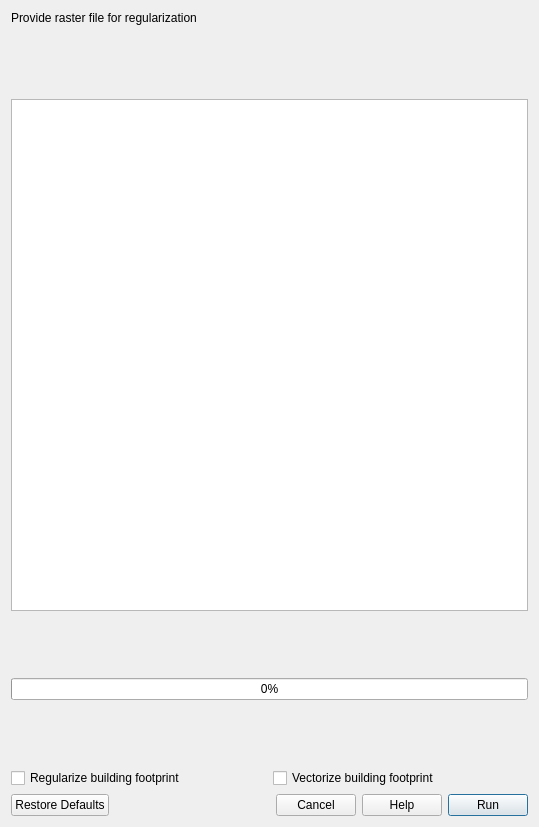
<?xml version="1.0" encoding="UTF-8"?>
<ui version="4.0">
 <class>RegularizationPlugin</class>
 <widget class="QDialog" name="RegularizationPlugin">
  <property name="geometry">
   <rect>
    <x>0</x>
    <y>0</y>
    <width>539</width>
    <height>827</height>
   </rect>
  </property>
  <property name="sizePolicy">
   <sizepolicy hsizetype="Fixed" vsizetype="Fixed">
    <horstretch>0</horstretch>
    <verstretch>0</verstretch>
   </sizepolicy>
  </property>
  <property name="baseSize">
   <size>
    <width>525</width>
    <height>700</height>
   </size>
  </property>
  <property name="windowTitle">
   <string>Regularize building footprints</string>
  </property>
  <layout class="QGridLayout" name="gridLayout_2">
   <item row="2" column="0">
    <layout class="QVBoxLayout" name="verticallayoutProgBar">
     <item>
      <spacer name="verticalSpacer">
       <property name="orientation">
        <enum>Qt::Vertical</enum>
       </property>
       <property name="sizeHint" stdset="0">
        <size>
         <width>20</width>
         <height>40</height>
        </size>
       </property>
      </spacer>
     </item>
     <item>
      <widget class="QProgressBar" name="ProgressBar">
       <property name="value">
        <number>0</number>
       </property>
      </widget>
     </item>
    </layout>
   </item>
   <item row="4" column="0">
    <layout class="QVBoxLayout" name="verticallayoutBottom">
     <item>
      <layout class="QHBoxLayout" name="horizontalLayoutBottom">
       <item>
        <widget class="QDialogButtonBox" name="buttonBox">
         <property name="sizePolicy">
          <sizepolicy hsizetype="Expanding" vsizetype="Fixed">
           <horstretch>0</horstretch>
           <verstretch>0</verstretch>
          </sizepolicy>
         </property>
         <property name="autoFillBackground">
          <bool>true</bool>
         </property>
         <property name="standardButtons">
          <set>QDialogButtonBox::Cancel|QDialogButtonBox::Help|QDialogButtonBox::RestoreDefaults</set>
         </property>
        </widget>
       </item>
       <item>
        <widget class="QPushButton" name="RunTask">
         <property name="text">
          <string>Run</string>
         </property>
         <property name="iconSize">
          <size>
           <width>16</width>
           <height>16</height>
          </size>
         </property>
         <property name="checkable">
          <bool>false</bool>
         </property>
         <property name="default">
          <bool>true</bool>
         </property>
         <property name="flat">
          <bool>false</bool>
         </property>
        </widget>
       </item>
      </layout>
     </item>
    </layout>
   </item>
   <item row="0" column="0">
    <layout class="QVBoxLayout" name="verticalLayoutTop">
     <item>
      <widget class="QLabel" name="SelectFileDescription">
       <property name="autoFillBackground">
        <bool>true</bool>
       </property>
       <property name="text">
        <string>Provide raster file for regularization</string>
       </property>
      </widget>
     </item>
     <item>
      <widget class="QgsExternalResourceWidget" name="selectRaster"/>
     </item>
     <item>
      <spacer name="verticalSpacerTop">
       <property name="orientation">
        <enum>Qt::Vertical</enum>
       </property>
       <property name="sizeHint" stdset="0">
        <size>
         <width>20</width>
         <height>40</height>
        </size>
       </property>
      </spacer>
     </item>
    </layout>
   </item>
   <item row="3" column="0">
    <layout class="QVBoxLayout" name="verticalLayoutOptions">
     <item>
      <spacer name="verticalSpacerOptions">
       <property name="sizePolicy">
        <sizepolicy hsizetype="Minimum" vsizetype="Fixed">
         <horstretch>0</horstretch>
         <verstretch>0</verstretch>
        </sizepolicy>
       </property>
       <property name="orientation">
        <enum>Qt::Vertical</enum>
       </property>
       <property name="sizeHint" stdset="0">
        <size>
         <width>20</width>
         <height>40</height>
        </size>
       </property>
      </spacer>
     </item>
     <item>
      <layout class="QHBoxLayout" name="horizontalLayout">
       <item>
        <widget class="QCheckBox" name="SelectRegularization">
         <property name="sizePolicy">
          <sizepolicy hsizetype="Preferred" vsizetype="Fixed">
           <horstretch>0</horstretch>
           <verstretch>0</verstretch>
          </sizepolicy>
         </property>
         <property name="acceptDrops">
          <bool>false</bool>
         </property>
         <property name="autoFillBackground">
          <bool>true</bool>
         </property>
         <property name="text">
          <string>Regularize building footprint</string>
         </property>
         <property name="iconSize">
          <size>
           <width>16</width>
           <height>16</height>
          </size>
         </property>
         <property name="checked">
          <bool>false</bool>
         </property>
         <property name="autoRepeat">
          <bool>false</bool>
         </property>
        </widget>
       </item>
       <item>
        <widget class="QCheckBox" name="SelectVectorization">
         <property name="sizePolicy">
          <sizepolicy hsizetype="Minimum" vsizetype="Fixed">
           <horstretch>0</horstretch>
           <verstretch>0</verstretch>
          </sizepolicy>
         </property>
         <property name="autoFillBackground">
          <bool>true</bool>
         </property>
         <property name="text">
          <string>Vectorize building footprint</string>
         </property>
        </widget>
       </item>
      </layout>
     </item>
    </layout>
   </item>
   <item row="1" column="0">
    <layout class="QVBoxLayout" name="verticalLayoutMiddle">
     <item>
      <widget class="QGraphicsView" name="graphicsView">
       <property name="sizePolicy">
        <sizepolicy hsizetype="MinimumExpanding" vsizetype="MinimumExpanding">
         <horstretch>0</horstretch>
         <verstretch>0</verstretch>
        </sizepolicy>
       </property>
       <property name="minimumSize">
        <size>
         <width>512</width>
         <height>512</height>
        </size>
       </property>
       <property name="baseSize">
        <size>
         <width>512</width>
         <height>512</height>
        </size>
       </property>
      </widget>
     </item>
    </layout>
   </item>
  </layout>
 </widget>
 <customwidgets>
  <customwidget>
   <class>QgsExternalResourceWidget</class>
   <extends>QWidget</extends>
   <header>qgsexternalresourcewidget.h</header>
  </customwidget>
 </customwidgets>
 <resources/>
 <connections/>
</ui>
